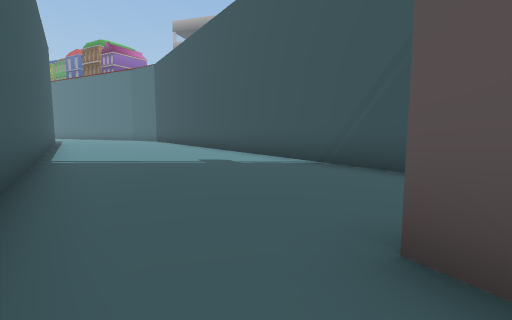
view 1 (above)

13 first-person views from a walk through a scene from a Unity 3-D project. The camera is 1.3 m above the floor, tilts 6° down and sees 85° across. The floor is counted in squares, 2 m on a side. Each view is taken from the middle of a square. On the plan, view 1 faces up. The plan holds only what a view shows up to about 9 squares ahead; the rest is blank. The place goes on beyond the plan. Some animated figures are not drawn.

view 2
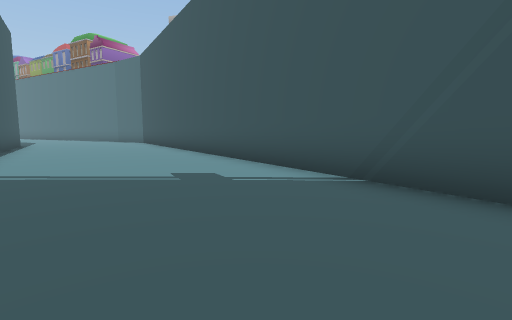

view 3
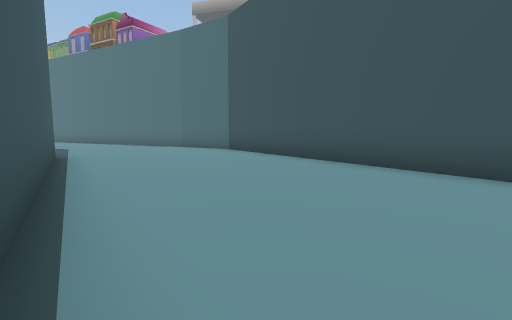

view 4
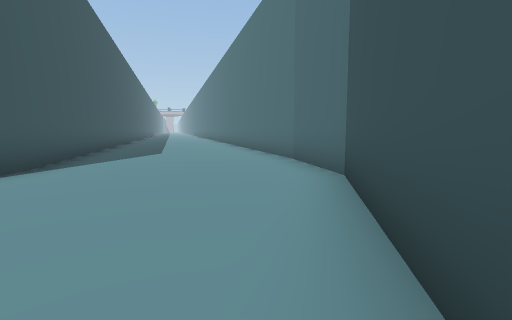

view 5
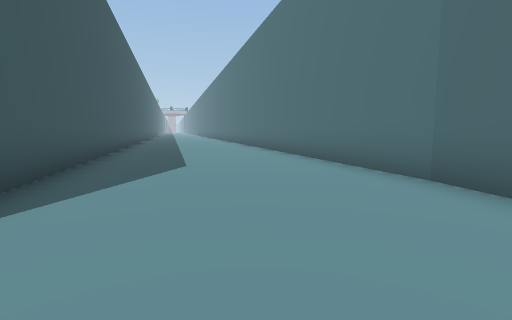

view 6
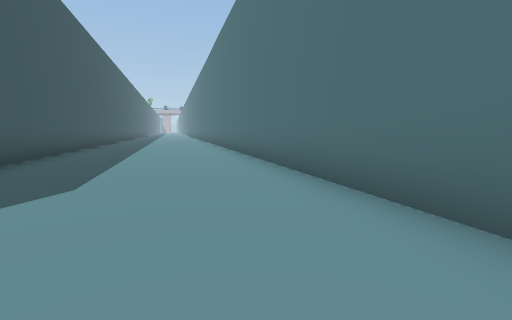

view 7
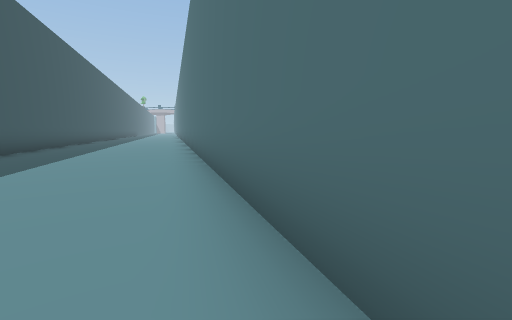

view 8
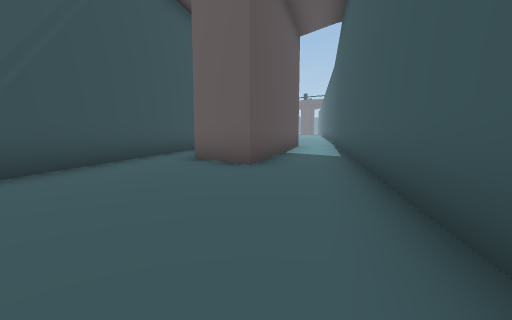

view 9
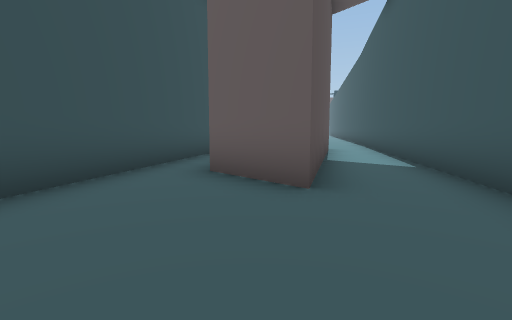

view 10
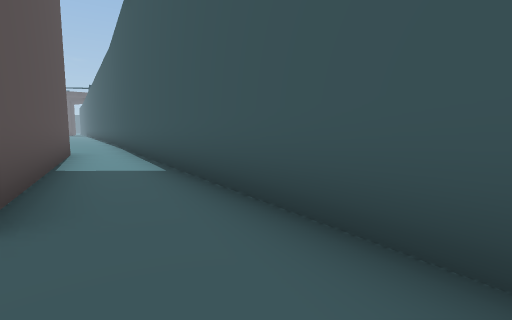

view 11
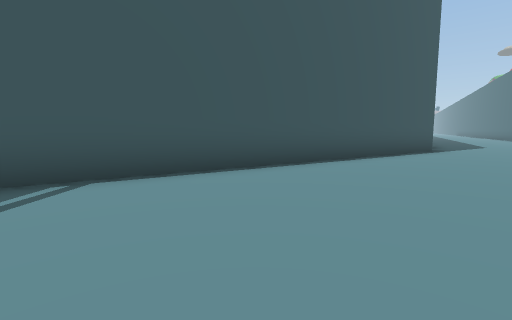

view 12
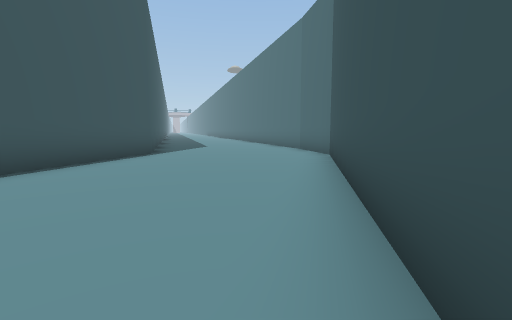

view 13
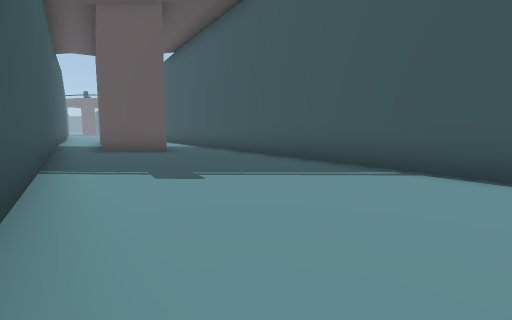

### Floor plan
Points are (right, up) in squares from view 1. A wall is a line through its corners. A room is listed if a view was taken in it or the views show most of it. See-through windows are left out.
Room 1 (views 1, 2, 3, 4, 5, 6, 7, 8, 9, 10, 11, 12, 13)
walls: (-7.9, 18.1) (-12, 20.3); (0.8, 1.4) (2.8, 1.3); (-20.6, 19.4) (-9.7, 13.5) (-0.2, -0.8); (5.7, -0.8) (-6, 16.8) (-8, 18.2)
ways out: opening at (0, 0) to room 2
Room 2 (no view inside)
walls: (-0.2, -0.8) (3.2, -6); (4, -4.5) (0.8, 1.4)
ways out: opening at (0, 0) to room 1

Positions as (right, up) in squares from view 1, and headings:
1: (0, 0), facing up
2: (0, 2), facing up
3: (-5, 7), facing up
4: (-4, 13), facing up-left
5: (-7, 14), facing up-left
6: (-8, 16), facing up-left
7: (-9, 18), facing up-left
8: (-3, 5), facing down-right
9: (-1, 4), facing down-right
10: (-1, 3), facing down
11: (-1, 8), facing left
12: (-2, 10), facing up-left
13: (-2, 10), facing down
